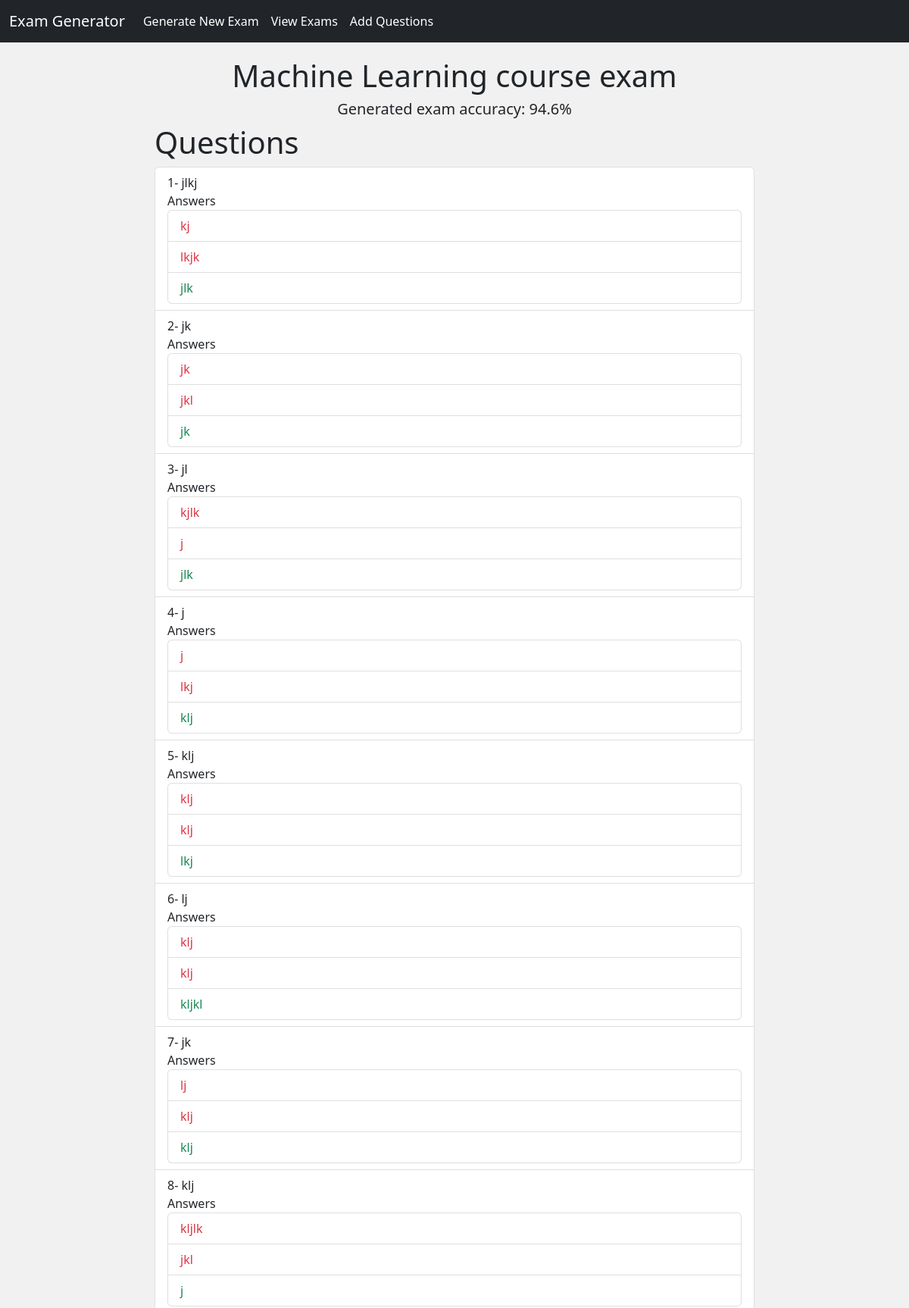
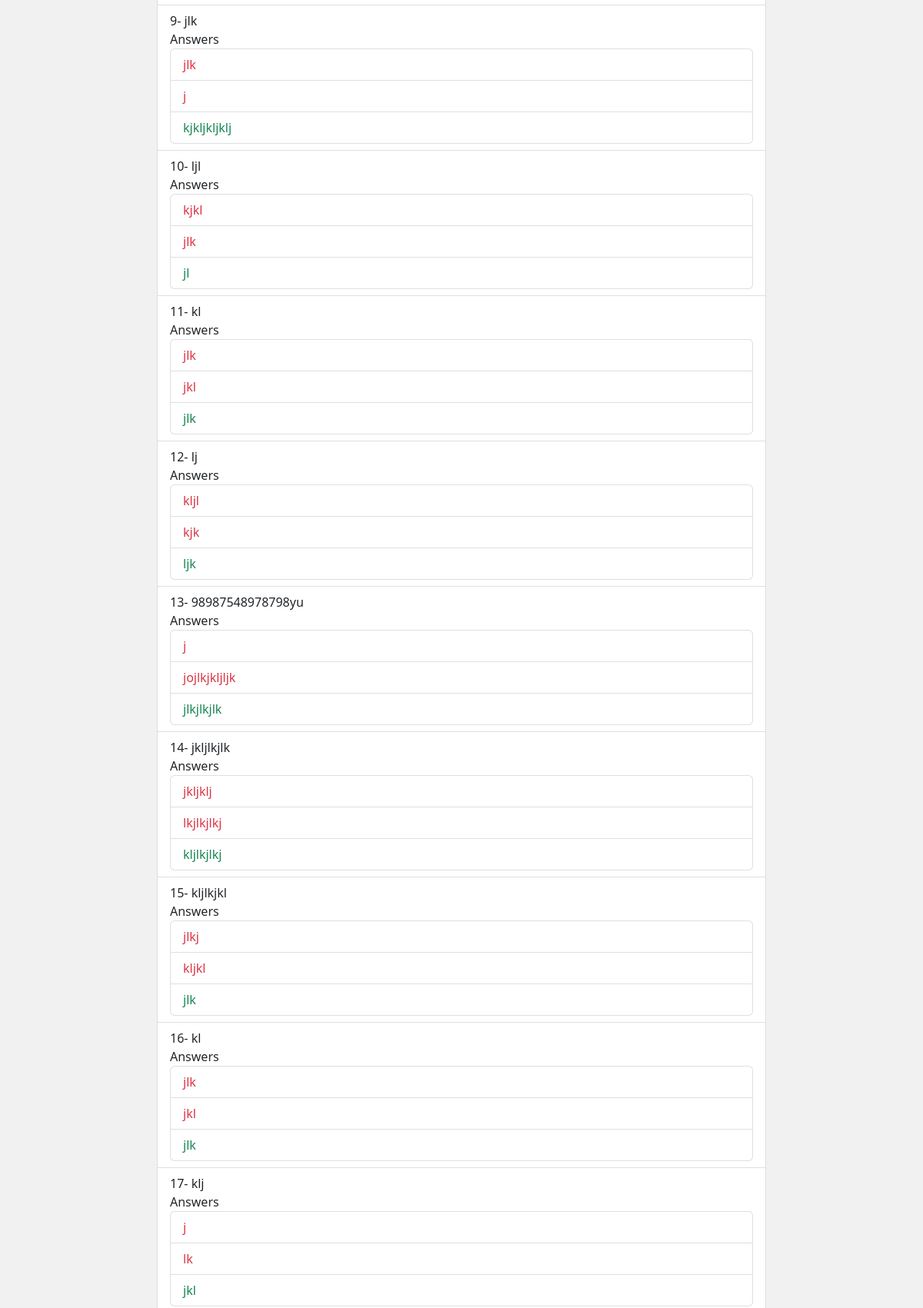
Page /exam_instance/19/ (upper part) on the committed database (2 pictures, top to bottom).
### examAPI/models.py (models this page shows, shortened)
class Exam(models.Model):
    course = models.ForeignKey("Course", on_delete=models.CASCADE,related_name='exams')
    questions = models.ManyToManyField("Question",blank=True)
    accuracy = models.FloatField(default=100.00)

class Course(models.Model):
    name = models.CharField(max_length=50)
    teacher = models.ForeignKey("Teacher", on_delete=models.CASCADE,related_name='courses')
    def __str__(self):
        return self.name

class Question(models.Model):
    difficulty_choices = [
        ('difficult','difficult'),
        ('easy','easy')
    ]
    objective_choices = [
        ('reminding','reminding'),
        ('understanding','understanding'),
        ('creativity','creativity')
    ]
    chapter = models.ForeignKey("Chapter", on_delete=models.CASCADE,related_name='questions')
    difficulty = models.CharField(max_length=10,choices= difficulty_choices)
    objective = models.CharField(max_length=15,choices= objective_choices)
    content = models.CharField( max_length=250)
    wrongAnswer1 = models.CharField(max_length=250)
    wrongAnswer2 = models.CharField(max_length=250)
    rightAnswer = models.CharField(max_length=250)

### examAPI/views.py (the view)
# urls.py: path('exam_instance/<int:id>/',ExamDetailView,name='exam_instance'),
def ExamDetailView(request,id):
    if request.method == "GET":
        exam = Exam.objects.get(id=id)
        return render(request,'examAPI/exam_instance.html',{
            "exam":exam
        })
    if request.method == "POST":
        return

### examAPI/templates/examAPI/exam_instance.html (shortened to what this page needs)
{% extends 'examAPI/layout.html' %} {% block body %}
<div class="row">
	<div class="col-md-2"></div>
	<div class="col-md-8">
		<h1 style="text-align: center;">{{exam.course}} course exam</h1>
		<h5 style="text-align: center;">Generated exam accuracy: {{exam.accuracy}}%</h1>
		<h1>Questions</h1>
		<ul class="list-group">
			{% for question in exam.questions.all %}
			<li class="list-group-item">
				{{forloop.counter}}- {{question.content}}
				<br />
				Answers
				<ul class="list-group">
					<li class="list-group-item text-danger">{{question.wrongAnswer1}}</li>
					<li class="list-group-item text-danger">{{question.wrongAnswer2}}</li>
					<li class="list-group-item text-success">{{question.rightAnswer}}</li>
				</ul>
			</li>
			{% endfor %}
		</ul>
	</div>
	<div class="col-md-2"></div>
	{% endblock body %}

### examAPI/static/examAPI/css/style.css (style rules this page uses)
body { height: 100vh; width: 100vw; background: #f1f1f1; padding-bottom: 16px; }

### rows in the picture
Exam: course "Machine Learning", accuracy "94.6"
Question: content "jlkj", wrongAnswer1 "kj", wrongAnswer2 "lkjk", rightAnswer "jlk"
Question: content "jk", wrongAnswer1 "jk", wrongAnswer2 "jkl", rightAnswer "jk"
Question: content "jl", wrongAnswer1 "kjlk", wrongAnswer2 "j", rightAnswer "jlk"
Question: content "j", wrongAnswer1 "j", wrongAnswer2 "lkj", rightAnswer "klj"
Question: content "klj", wrongAnswer1 "klj", wrongAnswer2 "klj", rightAnswer "lkj"
Question: content "lj", wrongAnswer1 "klj", wrongAnswer2 "klj", rightAnswer "kljkl"
Question: content "jk", wrongAnswer1 "lj", wrongAnswer2 "klj", rightAnswer "klj"
Question: content "klj", wrongAnswer1 "kljlk", wrongAnswer2 "jkl", rightAnswer "j"
Question: content "jlk", wrongAnswer1 "jlk", wrongAnswer2 "j", rightAnswer "kjkljkljklj"
Question: content "ljl", wrongAnswer1 "kjkl", wrongAnswer2 "jlk", rightAnswer "jl"
Question: content "kl", wrongAnswer1 "jlk", wrongAnswer2 "jkl", rightAnswer "jlk"
Question: content "lj", wrongAnswer1 "kljl", wrongAnswer2 "kjk", rightAnswer "ljk"
Question: content "98987548978798yu", wrongAnswer1 "j", wrongAnswer2 "jojlkjkljljk", rightAnswer "jlkjlkjlk"
Question: content "jkljlkjlk", wrongAnswer1 "jkljklj", wrongAnswer2 "lkjlkjlkj", rightAnswer "kljlkjlkj"
Question: content "kljlkjkl", wrongAnswer1 "jlkj", wrongAnswer2 "kljkl", rightAnswer "jlk"
Question: content "kl", wrongAnswer1 "jlk", wrongAnswer2 "jkl", rightAnswer "jlk"
Question: content "klj", wrongAnswer1 "j", wrongAnswer2 "lk", rightAnswer "jkl"
